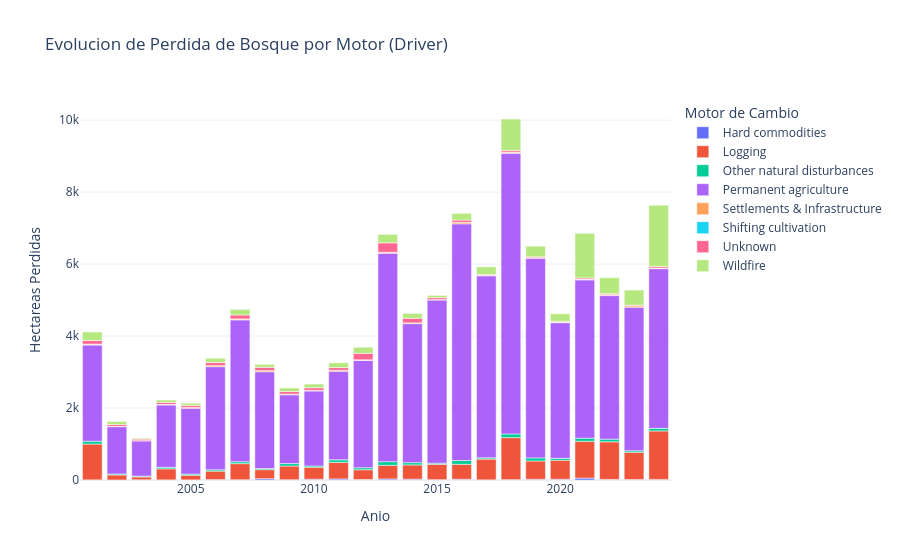

Notebook code for this chart:
### Markdown cell above
## 2. Los Motores de la Deforestacion
Visualizacion dinamica de los factores que causan la perdida de cobertura arborea año con año.

### Code cell
df_drivers = pd.read_csv(os.path.join(DATA_DIR, "gfw_drivers_perdida_completo.csv"))
fig_bar = px.bar(
    df_drivers, 
    x="loss_year", 
    y="loss_area_ha", 
    color="drivers_type",
    title="Evolucion de Perdida de Bosque por Motor (Driver)",
    labels={'loss_year': 'Anio', 'loss_area_ha': 'Hectareas Perdidas', 'drivers_type': 'Motor de Cambio'},
    template="plotly_white"
)
fig_bar.show()

### Figure 1 — Plotly figure (JSON) as saved in the notebook; plotly's stock layout.template omitted (floating-point values rounded to 4 significant figures)
{"data": [{"hovertemplate": "Motor de Cambio=Hard commodities<br>Anio=%{x}<br>Hectareas Perdidas=%{y}<extra></extra>", "legendgroup": "Hard commodities", "marker": {"color": "#636efa", "pattern": {"shape": ""}}, "name": "Hard commodities", "orientation": "v", "showlegend": true, "textposition": "auto", "type": "bar", "x": [2001, 2002, 2003, 2004, 2005, 2006, 2007, 2008, 2009, 2010, 2011, 2012, 2013, 2014, 2015, 2016, 2017, 2018, 2019, 2020, 2021, 2022, 2023, 2024], "xaxis": "x", "y": [3.932, 0.5827, 6.416, 3.8, 3.58, 10.71, 7.145, 36.15, 7.132, 21.47, 29.7, 13.6, 29.67, 22.78, 8.76, 20.59, 4.229, 9.553, 19.65, 21.19, 54.23, 16.29, 12.99, 16.14], "yaxis": "y"}, {"hovertemplate": "Motor de Cambio=Logging<br>Anio=%{x}<br>Hectareas Perdidas=%{y}<extra></extra>", "legendgroup": "Logging", "marker": {"color": "#EF553B", "pattern": {"shape": ""}}, "name": "Logging", "orientation": "v", "showlegend": true, "textposition": "auto", "type": "bar", "x": [2001, 2002, 2003, 2004, 2005, 2006, 2007, 2008, 2009, 2010, 2011, 2012, 2013, 2014, 2015, 2016, 2017, 2018, 2019, 2020, 2021, 2022, 2023, 2024], "xaxis": "x", "y": [995.3, 141.0, 79.46, 306.1, 129.4, 235.9, 448.3, 251.2, 381.9, 332.8, 459.5, 271.4, 377.7, 396.8, 427.3, 416.0, 577.2, 1169.0, 509.2, 529.1, 1022.0, 1046.0, 757.8, 1347.0], "yaxis": "y"}, {"hovertemplate": "Motor de Cambio=Other natural disturbances<br>Anio=%{x}<br>Hectareas Perdidas=%{y}<extra></extra>", "legendgroup": "Other natural disturbances", "marker": {"color": "#00cc96", "pattern": {"shape": ""}}, "name": "Other natural disturbances", "orientation": "v", "showlegend": true, "textposition": "auto", "type": "bar", "x": [2001, 2002, 2003, 2004, 2005, 2006, 2007, 2008, 2009, 2010, 2011, 2012, 2013, 2014, 2015, 2016, 2017, 2018, 2019, 2020, 2021, 2022, 2023, 2024], "xaxis": "x", "y": [78.71, 26.06, 21.66, 40.93, 32.19, 37.97, 53.66, 31.55, 67.07, 37.36, 70.78, 56.19, 103.2, 63.21, 31.13, 105.3, 35.64, 101.9, 85.82, 53.08, 85.3, 73.26, 42.19, 72.16], "yaxis": "y"}, {"hovertemplate": "Motor de Cambio=Permanent agriculture<br>Anio=%{x}<br>Hectareas Perdidas=%{y}<extra></extra>", "legendgroup": "Permanent agriculture", "marker": {"color": "#ab63fa", "pattern": {"shape": ""}}, "name": "Permanent agriculture", "orientation": "v", "showlegend": true, "textposition": "auto", "type": "bar", "x": [2001, 2002, 2003, 2004, 2005, 2006, 2007, 2008, 2009, 2010, 2011, 2012, 2013, 2014, 2015, 2016, 2017, 2018, 2019, 2020, 2021, 2022, 2023, 2024], "xaxis": "x", "y": [2674.0, 1314.0, 980.9, 1733.0, 1830.0, 2864.0, 3941.0, 2689.0, 1911.0, 2082.0, 2461.0, 2987.0, 5790.0, 3863.0, 4536.0, 6577.0, 5056.0, 7798.0, 5550.0, 3769.0, 4400.0, 3989.0, 3988.0, 4438.0], "yaxis": "y"}, {"hovertemplate": "Motor de Cambio=Settlements & Infrastructure<br>Anio=%{x}<br>Hectareas Perdidas=%{y}<extra></extra>", "legendgroup": "Settlements & Infrastructure", "marker": {"color": "#FFA15A", "pattern": {"shape": ""}}, "name": "Settlements & Infrastructure", "orientation": "v", "showlegend": true, "textposition": "auto", "type": "bar", "x": [2001, 2002, 2003, 2004, 2005, 2006, 2007, 2008, 2009, 2010, 2011, 2012, 2013, 2014, 2015, 2016, 2017, 2018, 2019, 2020, 2021, 2022, 2023, 2024], "xaxis": "x", "y": [23.98, 9.662, 4.43, 18.4, 22.08, 29.05, 27.35, 32.8, 20.32, 18.76, 29.28, 12.21, 21.25, 20.91, 8.516, 41.09, 12.82, 26.4, 11.92, 13.03, 15.35, 24.77, 38.66, 16.23], "yaxis": "y"}, {"hovertemplate": "Motor de Cambio=Shifting cultivation<br>Anio=%{x}<br>Hectareas Perdidas=%{y}<extra></extra>", "legendgroup": "Shifting cultivation", "marker": {"color": "#19d3f3", "pattern": {"shape": ""}}, "name": "Shifting cultivation", "orientation": "v", "showlegend": true, "textposition": "auto", "type": "bar", "x": [2001, 2002, 2004, 2007, 2012, 2013, 2017, 2018, 2020, 2021, 2022, 2024], "xaxis": "x", "y": [1.744, 0.8785, 0.2902, 0.07255, 0.1464, 6.066, 0.1464, 0.5855, 1.894, 4.65, 1.233, 0.5855], "yaxis": "y"}, {"hovertemplate": "Motor de Cambio=Unknown<br>Anio=%{x}<br>Hectareas Perdidas=%{y}<extra></extra>", "legendgroup": "Unknown", "marker": {"color": "#FF6692", "pattern": {"shape": ""}}, "name": "Unknown", "orientation": "v", "showlegend": true, "textposition": "auto", "type": "bar", "x": [2001, 2002, 2003, 2004, 2005, 2006, 2007, 2008, 2009, 2010, 2011, 2012, 2013, 2014, 2015, 2016, 2017, 2018, 2019, 2020, 2021, 2022, 2023, 2024], "xaxis": "x", "y": [98.1, 50.86, 42.74, 56.71, 54.75, 88.2, 107.7, 90.76, 70.89, 71.88, 73.51, 180.6, 262.2, 128.3, 54.16, 63.13, 24.32, 46.28, 26.08, 21.9, 33.56, 27.37, 19.08, 41.82], "yaxis": "y"}, {"hovertemplate": "Motor de Cambio=Wildfire<br>Anio=%{x}<br>Hectareas Perdidas=%{y}<extra></extra>", "legendgroup": "Wildfire", "marker": {"color": "#B6E880", "pattern": {"shape": ""}}, "name": "Wildfire", "orientation": "v", "showlegend": true, "textposition": "auto", "type": "bar", "x": [2001, 2002, 2003, 2004, 2005, 2006, 2007, 2008, 2009, 2010, 2011, 2012, 2013, 2014, 2015, 2016, 2017, 2018, 2019, 2020, 2021, 2022, 2023, 2024], "xaxis": "x", "y": [236.7, 83.12, 26.92, 65.51, 60.01, 116.7, 154.9, 81.44, 99.85, 100.9, 133.7, 168.9, 235.3, 135.0, 62.99, 187.5, 212.8, 879.9, 294.3, 209.2, 1241.0, 446.1, 419.1, 1705.0], "yaxis": "y"}], "layout": {"barmode": "relative", "legend": {"title": {"text": "Motor de Cambio"}, "tracegroupgap": 0}, "title": {"text": "Evolucion de Perdida de Bosque por Motor (Driver)"}, "xaxis": {"anchor": "y", "domain": [0, 1], "title": {"text": "Anio"}}, "yaxis": {"anchor": "x", "domain": [0, 1], "title": {"text": "Hectareas Perdidas"}}}}
